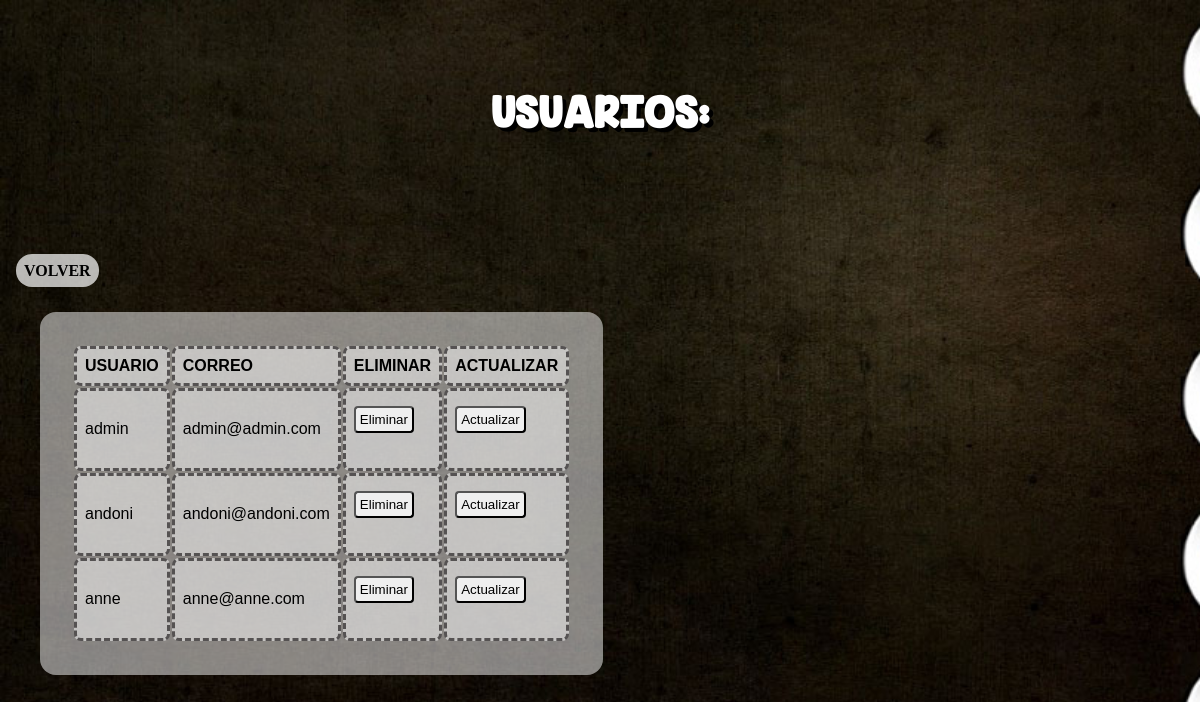
Before: /usuarios.php with the older database file.
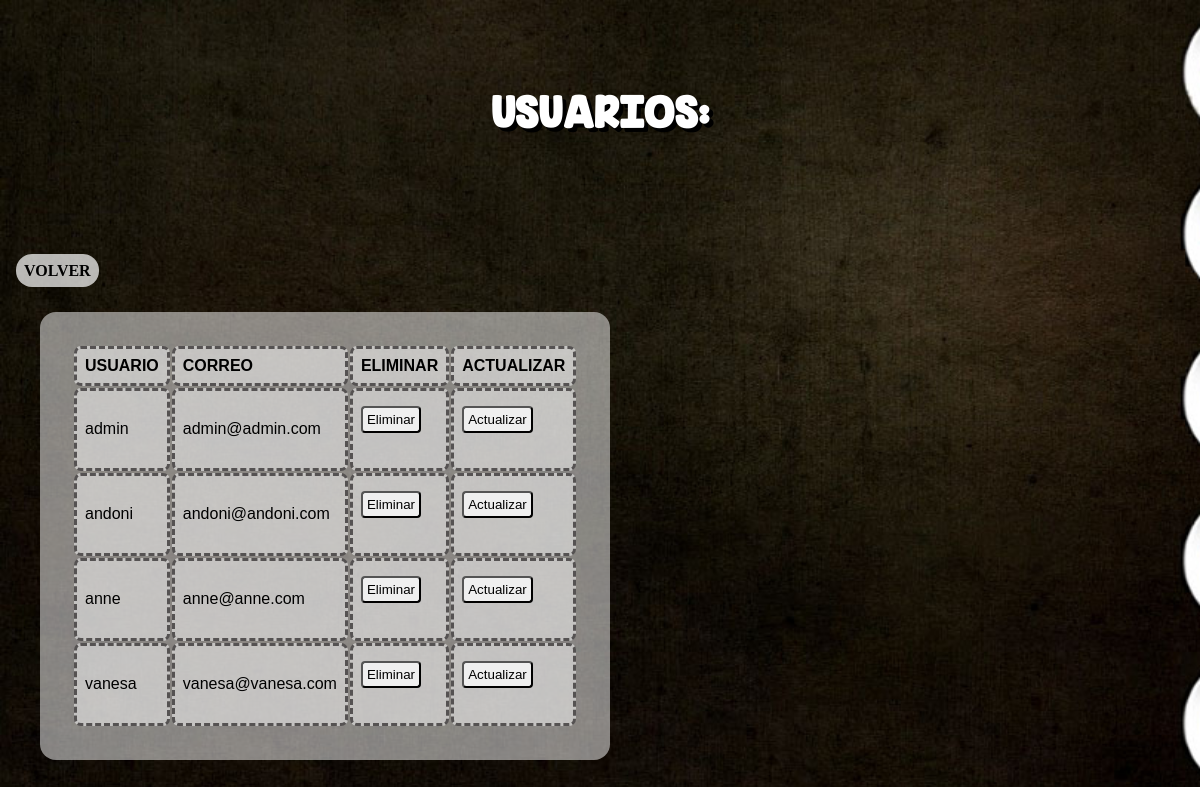
After: the same page with the newer database file.
### tables this page shows
CREATE TABLE `usuario` (
  `idusuario` varchar(30) NOT NULL,
  `correo` varchar(30) NOT NULL,
  `pass` varchar(80) NOT NULL
);

### usuarios.php (the view, shortened to what this page needs)
<?php
include 'conexion.php';
try {
	$sentencia=$db->prepare("SELECT * FROM usuario");
	$sentencia->execute();
	echo "<h1>USUARIOS:</h1>";
	$table = "<table cellpadding='10'>\n";
	$table.="<tr>
	<th>USUARIO</th>
	<th>CORREO</th>
	<th>ELIMINAR</th>
	<th>ACTUALIZAR</th></tr>";
	foreach($sentencia as $usuario){
		$table.="<tr>
		<td>".$usuario['idusuario']."</td>
		<td>".$usuario['correo']."</td>
		<td><form action='' method='post' onsubmit='confirmarBorrarUsuario()'> \n
		<input type='hidden' name='idusuario' value='".$usuario['idusuario']."'>
		<input type='submit' value='Eliminar'>
		</form></td>
		<td><form action='actualizarUsuario.php' method='post' onsubmit='confirmarActualizarUsuario()'> \n
		<input type='hidden' name='correo' value='".$usuario['correo']."'>
		<input type='hidden' name='contraseña' value='".$usuario['pass']."'>
		<input type='hidden' name='idusuario' value='".$usuario['idusuario']."'>
		<input type='submit' value='Actualizar'>
		</form></td>
		</tr> \n";
	}
	$table.="</table>\n";
} catch(PDOException $e) {
  echo 'Error: ' . $e->getMessage();
}
?>
<!DOCTYPE html>
<html lang="en">
	<head>
		<link rel='stylesheet' href='CSS/estilo.css'>
	</head>
	<body>
		<?php
			echo "<br><a class='avolver' href='index.php'> Volver </a>"	;
			echo $table;
		?>
	</body>
</html>

Changed rows visible on the page:
added usuario: idusuario "vanesa", correo "vanesa@vanesa.com"
